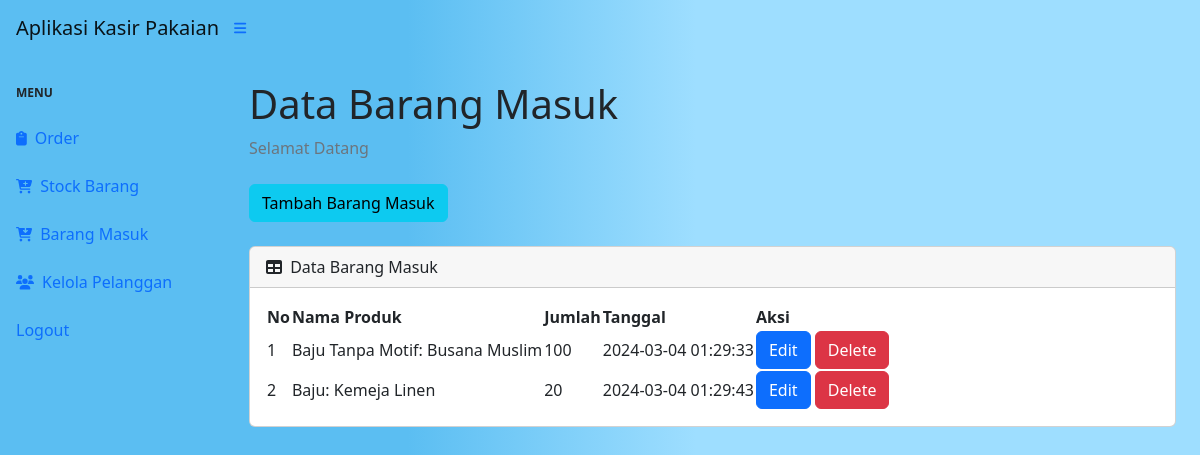
Page /masuk.php (signed in) on the committed database.
### tables this page shows
CREATE TABLE `masuk` (
  `idmasuk` int(11) NOT NULL,
  `idproduk` int(11) NOT NULL,
  `qty` int(11) NOT NULL,
  `tanggalmasuk` timestamp NOT NULL DEFAULT current_timestamp()
);

CREATE TABLE `produk` (
  `idproduk` int(11) NOT NULL,
  `namaproduk` varchar(20) NOT NULL,
  `deskripsi` varchar(30) NOT NULL,
  `harga` int(11) NOT NULL,
  `stock` int(11) NOT NULL
);

### masuk.php (the view, shortened to what this page needs)
<?php
require 'ceklogin.php';
?>
<!DOCTYPE html>
<html lang="en">
<head>
    <link href="https://cdn.jsdelivr.net/npm/simple-datatables@7.1.2/dist/style.min.css" rel="stylesheet" />
    <link href="css/styles.css" rel="stylesheet" />
</head>
<body class="" style="background: rgb(91,190,242);
     background: linear-gradient(90deg, rgba(91,190,242,1) 34%, rgba(158,222,255,1) 58%);">
    <body class="sb-nav-fixed">
        <nav class="sb-topnav navbar navbar-expand navbar-linear-gradient bg-linear-gradient">
            <a class="navbar-brand ps-3" href="index.php">Aplikasi Kasir Pakaian</a>
            <button class="btn btn-link btn-sm order-1 order-lg-0 me-4 me-lg-0" id="sidebarToggle" href="#!"><i class="fas fa-bars"></i></button>
        </nav>
        <div id="layoutSidenav">
            <div id="layoutSidenav_nav">
                <nav class="sb-sidenav accordion sb-sidenav-linear-gradient" id="sidenavAccordion">
                    <div class="sb-sidenav-menu">
                        <div class="nav">
                            <div class="sb-sidenav-menu-heading">Menu</div>
                            <a class="nav-link" href="index.php">
                                <div class="sb-nav-link-icon"><i class="fas fa-clipboard"></i></div>
                                Order
                            </a>
                            <a class="nav-link" href="stock.php">
                                <div class="sb-nav-link-icon"><i class="fas fa-cart-plus"></i></div>
                                Stock Barang
                            </a>
                            <a class="nav-link" href="masuk.php">
                                <div class="sb-nav-link-icon"><i class="fas fa-cart-arrow-down"></i></div>
                                Barang Masuk
                            </a>
                            <a class="nav-link" href="pelanggan.php">
                                <div class="sb-nav-link-icon"><i class="fas fa-users"></i></div>
                                Kelola Pelanggan
                            </a>
                            <a class="nav-link" href="logout.php">
                                Logout
                            </a>
                        </div>
                    </div>
                </nav>
            </div>
            <div id="layoutSidenav_content">
                <main>
                    <div class="container-fluid px-4">
                        <h1 class="mt-4">Data Barang Masuk</h1>
                        <ol class="breadcrumb mb-4">
                            <li class="breadcrumb-item active">Selamat Datang</li>
                        </ol>
                        <button type="button" class="btn btn-info mb-4" data-bs-toggle="modal" data-bs-target="#myModal">
                            Tambah Barang Masuk
                        </button>
                        <div class="card mb-4">
                            <div class="card-header">
                                <i class="fas fa-table me-1"></i>
                                Data Barang Masuk
                            </div>
                            <div class="card-body">
                                <table id="datatablesSimple">
                                    <thead>
                                        <tr>
                                            <th>No</th>
                                            <th>Nama Produk</th>
                                            <th>Jumlah</th>
                                            <th>Tanggal</th>
                                            <th>Aksi</th>
                                        </tr>
                                    </thead>
                                    <tbody>
                                        <?php
                                        $get = mysqli_query($c, "select * from masuk  m, produk p where m.idproduk=p.idproduk");
                                        $i = 1;
                                        while ($p = mysqli_fetch_array($get)) {
                                            $namaproduk = $p['namaproduk'];
                                            $deskripsi = $p['deskripsi'];
                                            $qty = $p['qty'];
                                            $idmasuk = $p['idmasuk'];
                                            $tanggal = $p['tanggalmasuk'];
                                        ?>
                                            <tr>
                                                <td><?= $i++; ?></td>
                                                <td><?= $namaproduk; ?>: <?= $deskripsi; ?></td>
                                                <td><?= $qty; ?></td>
                                                <td><?= $tanggal; ?></td>
                                                <td>
                                                    <button type="button" class="btn btn-primary" data-bs-toggle="modal" data-bs-target="#edit<?= $idmasuk; ?>">
                                                        Edit
                                                    </button>
                                                    <button type="button" class="btn btn-danger" data-bs-toggle="modal" data-bs-target="#delete<?= $idmasuk; ?>">
                                                        Delete
                                                    </button>
                                                </td>
                                            </tr>
                                        <?php
                                        };
                                        ?>
                                    </tbody>
                                </table>
                            </div>
                        </div>
                    </div>
                </main>
            </div>
        </div>
    </body>
</html>

### rows in the picture
masuk: idproduk.namaproduk "Baju Tanpa Motif", idproduk.deskripsi "Busana Muslim", qty "100", tanggalmasuk "2024-03-04 01:29:33"
masuk: idproduk.namaproduk "Baju", idproduk.deskripsi "Kemeja Linen", qty "20", tanggalmasuk "2024-03-04 01:29:43"
